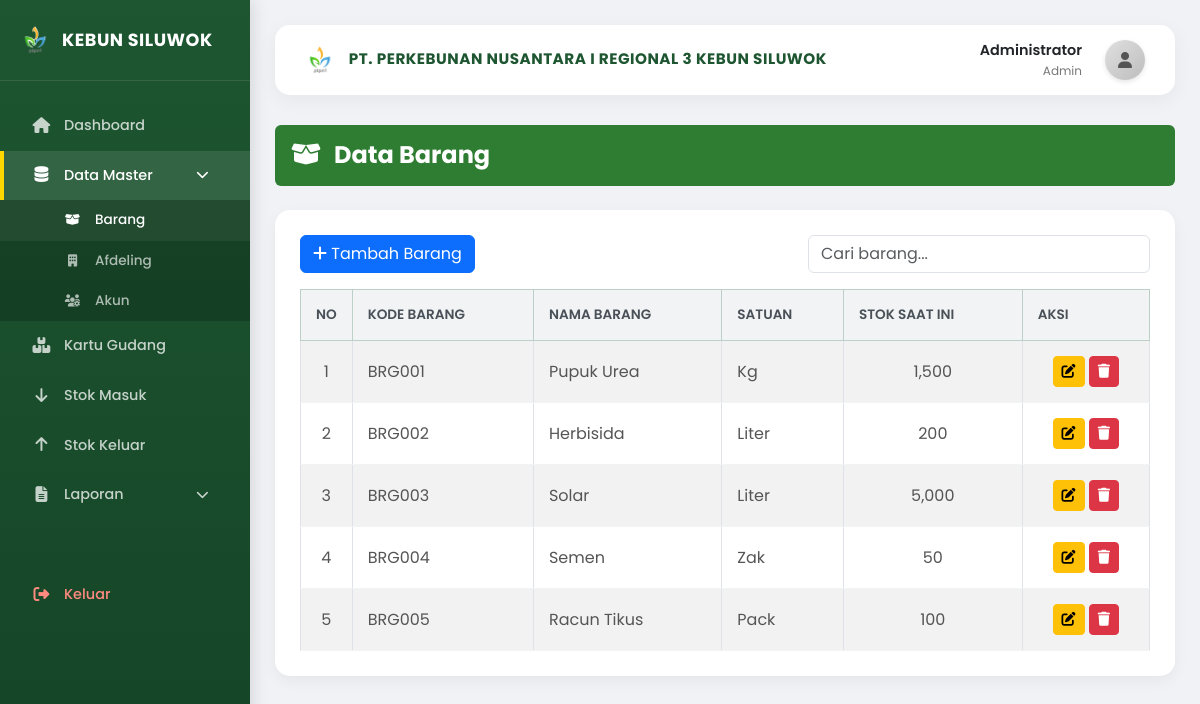
Page /barang.php (signed in) on the committed database.
### tables this page shows
CREATE TABLE IF NOT EXISTS barang (
    id INT AUTO_INCREMENT PRIMARY KEY,
    kode_barang VARCHAR(20) NOT NULL,
    nama_barang VARCHAR(100) NOT NULL,
    satuan VARCHAR(20) NOT NULL,
    stok INT DEFAULT 0
);

### barang.php (the view, shortened to what this page needs)
<?php
require_once 'config/database.php';
$stmt = $koneksi->query("SELECT * FROM barang ORDER BY kode_barang ASC");
$barangs = $stmt->fetchAll(PDO::FETCH_ASSOC);
?>
<!DOCTYPE html>
<html lang="id">
<head>
    <link href="https://cdn.jsdelivr.net/npm/bootstrap@5.3.0/dist/css/bootstrap.min.css" rel="stylesheet">
    <link rel="stylesheet" href="https://cdnjs.cloudflare.com/ajax/libs/font-awesome/6.4.0/css/all.min.css">
    <link rel="stylesheet" href="assets/css/dashboard.css">
</head>
<body>
    <div class="sidebar">
        <div class="sidebar-header">
            <img src="assets/img/log.png" alt="Logo" style="width: 30px;">
            <a href="#" class="sidebar-brand">KEBUN SILUWOK</a>
        </div>
        <ul class="sidebar-menu">
            <li><a href="dashboard.php"><i class="fas fa-home"></i> Dashboard</a></li>
            <li>
                <a href="#submenuDataMaster" data-bs-toggle="collapse" class="d-flex align-items-center active" aria-expanded="true">
                    <i class="fas fa-database"></i> Data Master
                    <i class="fas fa-chevron-down ms-auto" style="font-size: 0.8rem;"></i>
                </a>
                <ul class="collapse show sidebar-submenu" id="submenuDataMaster">
                    <li><a href="barang.php" class="active"><i class="fas fa-box-open" style="font-size: 0.9em;"></i> Barang</a></li>
                    <li><a href="afdeling.php"><i class="fas fa-building" style="font-size: 0.9em;"></i> Afdeling</a></li>
                    <?php if (isset($_SESSION['role']) && $_SESSION['role'] == 'admin'): ?>
                    <li><a href="akun.php"><i class="fas fa-users-cog" style="font-size: 0.9em;"></i> Akun</a></li>
                    <?php endif; ?>
                </ul>
            </li>
            <li><a href="kartu_gudang.php"><i class="fas fa-boxes"></i> Kartu Gudang</a></li>
            <li><a href="stok_masuk.php"><i class="fas fa-arrow-down"></i> Stok Masuk</a></li>
            <li><a href="stok_keluar.php"><i class="fas fa-arrow-up"></i> Stok Keluar</a></li>
            <li>
                <a href="#submenuLaporan" data-bs-toggle="collapse" class="d-flex align-items-center">
                    <i class="fas fa-file-alt"></i> Laporan
                    <i class="fas fa-chevron-down ms-auto" style="font-size: 0.8rem;"></i>
                </a>
            </li>
            <li style="margin-top: 50px;">
                <a href="logout.php" style="color: #ff8a80;"><i class="fas fa-sign-out-alt"></i> Keluar</a>
            </li>
        </ul>
    </div>
    <div class="main-content">
        <div class="top-navbar">
            <div class="d-flex align-items-center">
                <div class="company-title">
                    <img src="assets/img/log.png" alt="Logo" style="height: 30px; margin-right: 10px;">
                    PT. PERKEBUNAN NUSANTARA I REGIONAL 3 KEBUN SILUWOK
                </div>
            </div>
            <div class="user-profile">
                <div class="text-end me-2 d-none d-sm-block">
                    <div style="font-weight: 600; font-size: 0.9rem;"><?php echo $_SESSION['nama_lengkap']; ?></div>
                    <div style="font-size: 0.75rem; color: #777;"><?php echo ucfirst($_SESSION['role']); ?></div>
                </div>
                <div class="user-avatar">
                    <i class="fas fa-user"></i>
                </div>
            </div>
        </div>
        <div class="mb-4">
            <div class="p-3 rounded text-white" style="background: #2e7d32;">
                <h4 class="m-0 fw-bold"><i class="fas fa-box-open me-2"></i> Data Barang</h4>
            </div>
        </div>
        <div class="table-container">
            <div class="d-flex justify-content-between align-items-center mb-3">
                <button class="btn btn-primary" data-bs-toggle="modal" data-bs-target="#addModal">
                    <i class="fas fa-plus"></i> Tambah Barang
                </button>
                <div class="d-flex gap-2">
                    <input type="text" id="searchInput" class="form-control" placeholder="Cari barang...">
                </div>
            </div>
            <div class="table-responsive">
                <table class="table table-bordered table-striped table-hover">
                    <thead class="table-success">
                        <tr>
                            <th width="5%">No</th>
                            <th>Kode Barang</th>
                            <th>Nama Barang</th>
                            <th>Satuan</th>
                            <th>Stok Saat Ini</th>
                            <th width="15%">Aksi</th>
                        </tr>
                    </thead>
                    <tbody id="tableBody">
                        <?php $no = 1; foreach ($barangs as $row): ?>
                        <tr>
                            <td class="text-center"><?php echo $no++; ?></td>
                            <td><?php echo $row['kode_barang']; ?></td>
                            <td><?php echo $row['nama_barang']; ?></td>
                            <td><?php echo $row['satuan']; ?></td>
                            <td class="text-center"><?php echo number_format($row['stok'], 0); ?></td>
                            <td class="text-center">
                                <button class="btn btn-warning btn-sm btn-edit"
                                    data-id="<?php echo $row['id']; ?>"
                                    data-kode="<?php echo $row['kode_barang']; ?>"
                                    data-nama="<?php echo $row['nama_barang']; ?>"
                                    data-satuan="<?php echo $row['satuan']; ?>"
                                    data-stok="<?php echo $row['stok']; ?>"
                                    data-bs-toggle="modal" data-bs-target="#editModal">
                                    <i class="fas fa-edit"></i>
                                </button>
                                <button class="btn btn-danger btn-sm btn-delete"
                                    data-id="<?php echo $row['id']; ?>"
                                    data-nama="<?php echo $row['nama_barang']; ?>"
                                    data-bs-toggle="modal" data-bs-target="#deleteModal">
                                    <i class="fas fa-trash"></i>
                                </button>
                            </td>
                        </tr>
                        <?php endforeach; ?>
                    </tbody>
                </table>
            </div>
        </div>
    </div>
</body>
</html>

### assets/css/dashboard.css (style rules this page uses)
body { font-family: 'Poppins', sans-serif; background-color: #f0f2f5; overflow-x: hidden; }
.sidebar { height: 100vh; width: 250px; position: fixed; top: 0; left: 0; background: linear-gradient(180deg, #1e5631 0%, #144426 100%); color: white; transition: all 0.3s; z-index: 1000; box-shadow: 4px 0 15px rgba(0,0,0,0.1); }
.sidebar-header { padding: 25px 20px; border-bottom: 1px solid rgba(255,255,255,0.1); display: flex; align-items: center; gap: 12px; }
.sidebar-brand { font-size: 1.1rem; font-weight: 700; color: #fff; text-decoration: none; letter-spacing: 0.5px; }
.sidebar-menu { padding: 20px 0; list-style: none; margin: 0; }
.sidebar-menu li { padding: 0; }
.sidebar-menu a { display: flex; align-items: center; padding: 14px 25px; color: rgba(255,255,255,0.75); text-decoration: none; transition: all 0.3s; font-size: 0.9rem; font-weight: 500; border-left: 4px solid transparent; }
.sidebar-menu a:hover, .sidebar-menu a.active { background: rgba(255,255,255,0.1); color: #fff; border-left-color: #ffd700; }
.sidebar-menu i { width: 25px; margin-right: 10px; font-size: 1.1em; text-align: center; }
.sidebar-submenu { list-style: none; padding-left: 0; background: rgba(0, 0, 0, 0.2); margin-bottom: 0; }
.sidebar-submenu li a { padding: 10px 25px 10px 60px; font-size: 0.85rem; border-left: none; color: rgba(255, 255, 255, 0.65); }
.sidebar-submenu li a:hover, .sidebar-submenu li a.active { background: rgba(255, 255, 255, 0.05); color: #fff; border-left: none; }
.main-content { margin-left: 250px; padding: 25px; transition: all 0.3s; }
.top-navbar { background: white; padding: 15px 30px; border-radius: 15px; box-shadow: 0 5px 20px rgba(0,0,0,0.05); display: flex; justify-content: space-between; align-items: center; margin-bottom: 30px; }
.company-title { font-weight: 700; color: #1e5631; text-transform: uppercase; font-size: 0.95rem; letter-spacing: 0.5px; }
.user-profile { display: flex; align-items: center; gap: 15px; }
.user-avatar { width: 40px; height: 40px; background: linear-gradient(135deg, #e0e0e0 0%, #bdbdbd 100%); border-radius: 50%; display: flex; align-items: center; justify-content: center; color: #555; box-shadow: 0 2px 5px rgba(0,0,0,0.1); }
.table-container { background: white; padding: 25px; border-radius: 15px; box-shadow: 0 5px 15px rgba(0,0,0,0.05); }
.table { margin-bottom: 0; }
.table thead th { background-color: #f1f3f5; border-bottom: none; color: #495057; font-weight: 600; text-transform: uppercase; font-size: 0.85rem; padding: 15px; }
.table tbody td { padding: 15px; vertical-align: middle; border-bottom: 1px solid #f1f3f5; color: #555; }

### rows in the picture
barang: kode_barang "BRG001", nama_barang "Pupuk Urea", satuan "Kg", stok "1,500"
barang: kode_barang "BRG002", nama_barang "Herbisida", satuan "Liter", stok "200"
barang: kode_barang "BRG003", nama_barang "Solar", satuan "Liter", stok "5,000"
barang: kode_barang "BRG004", nama_barang "Semen", satuan "Zak", stok "50"
barang: kode_barang "BRG005", nama_barang "Racun Tikus", satuan "Pack", stok "100"

### other values in the picture
$_SESSION['nama_lengkap'] "Administrator"
$_SESSION['role'] "Admin"
